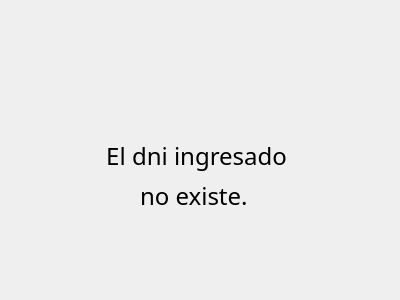
<?xml version="1.0" encoding="UTF-8"?>
<ui version="4.0">
 <class>Dialog</class>
 <widget class="QDialog" name="Dialog">
  <property name="geometry">
   <rect>
    <x>0</x>
    <y>0</y>
    <width>400</width>
    <height>300</height>
   </rect>
  </property>
  <property name="windowTitle">
   <string>Information</string>
  </property>
  <widget class="QLabel" name="LbQuestion">
   <property name="geometry">
    <rect>
     <x>100</x>
     <y>140</y>
     <width>301</width>
     <height>31</height>
    </rect>
   </property>
   <property name="font">
    <font>
     <family>Century Gothic</family>
     <pointsize>18</pointsize>
    </font>
   </property>
   <property name="text">
    <string> El dni ingresado </string>
   </property>
   <property name="scaledContents">
    <bool>false</bool>
   </property>
  </widget>
  <widget class="QLabel" name="LbQuestion_2">
   <property name="geometry">
    <rect>
     <x>140</x>
     <y>180</y>
     <width>301</width>
     <height>31</height>
    </rect>
   </property>
   <property name="font">
    <font>
     <family>Century Gothic</family>
     <pointsize>18</pointsize>
    </font>
   </property>
   <property name="text">
    <string>no existe.</string>
   </property>
   <property name="scaledContents">
    <bool>false</bool>
   </property>
  </widget>
  <widget class="QLabel" name="label">
   <property name="geometry">
    <rect>
     <x>130</x>
     <y>30</y>
     <width>131</width>
     <height>81</height>
    </rect>
   </property>
   <property name="text">
    <string/>
   </property>
   <property name="pixmap">
    <pixmap>information.png</pixmap>
   </property>
   <property name="scaledContents">
    <bool>true</bool>
   </property>
  </widget>
 </widget>
 <resources/>
 <connections/>
</ui>
